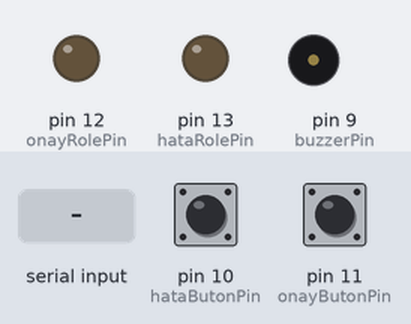
A sketch run on a simulated Arduino Uno, built with avr-gcc and run on an emulated ATmega328P. Shown: output pins drawn as LEDs (lit = HIGH), buzzer (waves = sounding). The test bench sets the inputs (shaded band); at power-on: pin 10 (hataButonPin) HIGH, pin 11 (onayButonPin) HIGH.

Above: at 1.2 s.
1.3 s: "O" received over Serial
At 2.0 s:
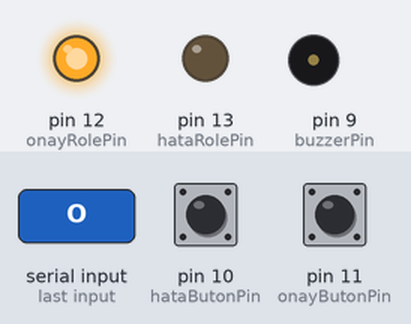
3.6 s: pin 10 (hataButonPin) pulled LOW for 0.15 s
At 4.5 s:
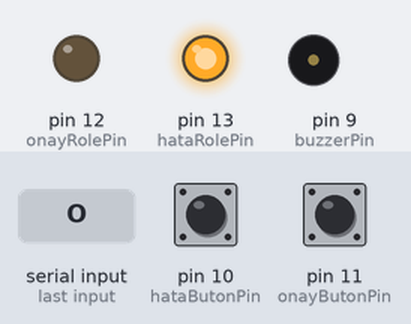
5.4 s: pin 11 (onayButonPin) pulled LOW for 0.15 s
At 6.9 s:
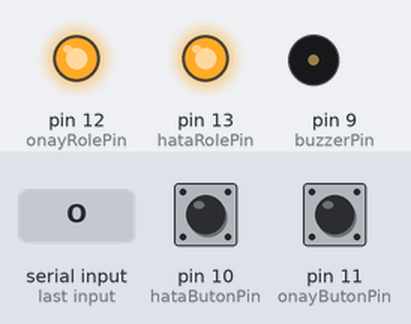
7.2 s: pin 11 (onayButonPin) pulled LOW for 1 s
At 7.35 s:
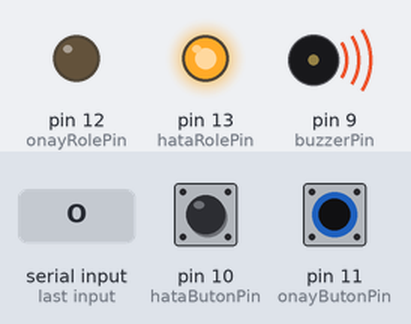
9.7 s: pin 10 (hataButonPin) pulled LOW for 1 s
At 9.85 s:
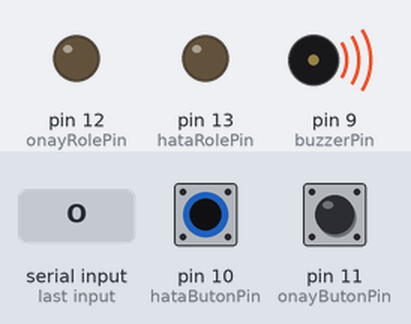
12.2 s: pin 10 (hataButonPin) pulled LOW for 3.2 s
At 13.5 s:
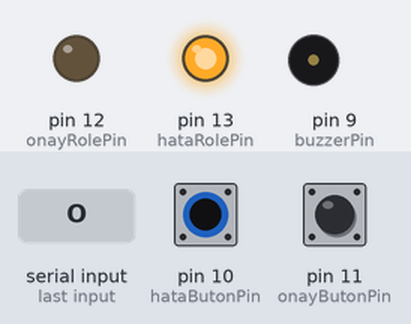
Timing chart, 0 to 15.2 s (numbered marks = the images above; inputs shaded):
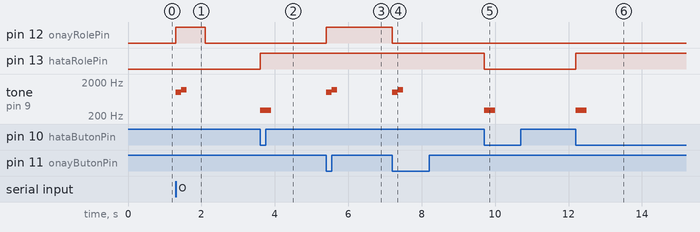

The sketch:

yuztanima_ino.ino
```cpp
const int hataButonPin = 10;
const int onayButonPin = 11;
const int onayRolePin = 12;
const int hataRolePin = 13;
const int buzzerPin = 9;

// Röle durumları
bool hataRoleDurum = false;
bool onayRoleDurum = false;

// Önceki buton durumları
bool oncekiHataButonDurum = HIGH;
bool oncekiOnayButonDurum = HIGH;

void setup() {
  pinMode(hataButonPin, INPUT_PULLUP);
  pinMode(onayButonPin, INPUT_PULLUP);

  pinMode(hataRolePin, OUTPUT);
  pinMode(onayRolePin, OUTPUT);
  pinMode(buzzerPin, OUTPUT);

  digitalWrite(hataRolePin, LOW);
  digitalWrite(onayRolePin, LOW);
  digitalWrite(buzzerPin, LOW);

  Serial.begin(9600);  // Seri iletişimi başlat
}

void loop() {
  bool hataButon = digitalRead(hataButonPin);
  bool onayButon = digitalRead(onayButonPin);

  // Hata butonuna basıldıysa
  if (oncekiHataButonDurum == HIGH && hataButon == LOW) {
    hataRoleDurum = !hataRoleDurum;
    digitalWrite(hataRolePin, hataRoleDurum ? HIGH : LOW);
    redSesi();
    delay(200);
  }

  // Onay butonuna basıldıysa
  if (oncekiOnayButonDurum == HIGH && onayButon == LOW) {
    onayRoleDurum = !onayRoleDurum;
    digitalWrite(onayRolePin, onayRoleDurum ? HIGH : LOW);
    onaySesi();
    delay(200);
  }

  // Python'dan gelen seri komutlar
  if (Serial.available() > 0) {
    char komut = Serial.read();

    if (komut == 'O') {  // Onay sinyali
      digitalWrite(onayRolePin, HIGH);
      onaySesi();
      delay(500);
      digitalWrite(onayRolePin, LOW);
    }
    else if (komut == 'H') {  // Hata sinyali
      digitalWrite(hataRolePin, HIGH);
      redSesi();
      delay(500);
      digitalWrite(hataRolePin, LOW);
    }
  }

  oncekiHataButonDurum = hataButon;
  oncekiOnayButonDurum = onayButon;
}

// 🔴 RED sesi (düşük ton)
void redSesi() {
  tone(buzzerPin, 300, 300); // 300 Hz, 300 ms
  delay(300);
  noTone(buzzerPin);
}

// ✅ ONAY sesi (yüksek ton bip bip)
void onaySesi() {
  tone(buzzerPin, 1000, 150); // 1000 Hz, 150 ms
  delay(150);
  tone(buzzerPin, 1200, 150); // 1200 Hz, 150 ms
  delay(150);
  noTone(buzzerPin);
}
```

Measured:
- after the input at 1.3 s, pin 12 (onayRolePin): LOW → HIGH at once, → LOW 0.80 s later; tone on pin 9 (buzzerPin): silent → 1000 Hz at once, → 1200 Hz 0.15 s later, → silent 0.15 s later
- after the input at 3.6 s, pin 13 (hataRolePin): LOW → HIGH at once; tone on pin 9 (buzzerPin): silent → 300 Hz at once, → silent 0.30 s later
- after the input at 5.4 s, pin 12 (onayRolePin): LOW → HIGH at once; tone on pin 9 (buzzerPin): silent → 1000 Hz at once, → 1200 Hz 0.15 s later, → silent 0.15 s later
- after the input at 7.2 s, pin 12 (onayRolePin): HIGH → LOW at once; tone on pin 9 (buzzerPin): silent → 1000 Hz at once, → 1200 Hz 0.15 s later, → silent 0.15 s later
- after the input at 9.7 s, pin 13 (hataRolePin): HIGH → LOW at once; tone on pin 9 (buzzerPin): silent → 300 Hz at once, → silent 0.30 s later
- after the input at 12.2 s, pin 13 (hataRolePin): LOW → HIGH at once; tone on pin 9 (buzzerPin): silent → 300 Hz at once, → silent 0.30 s later
